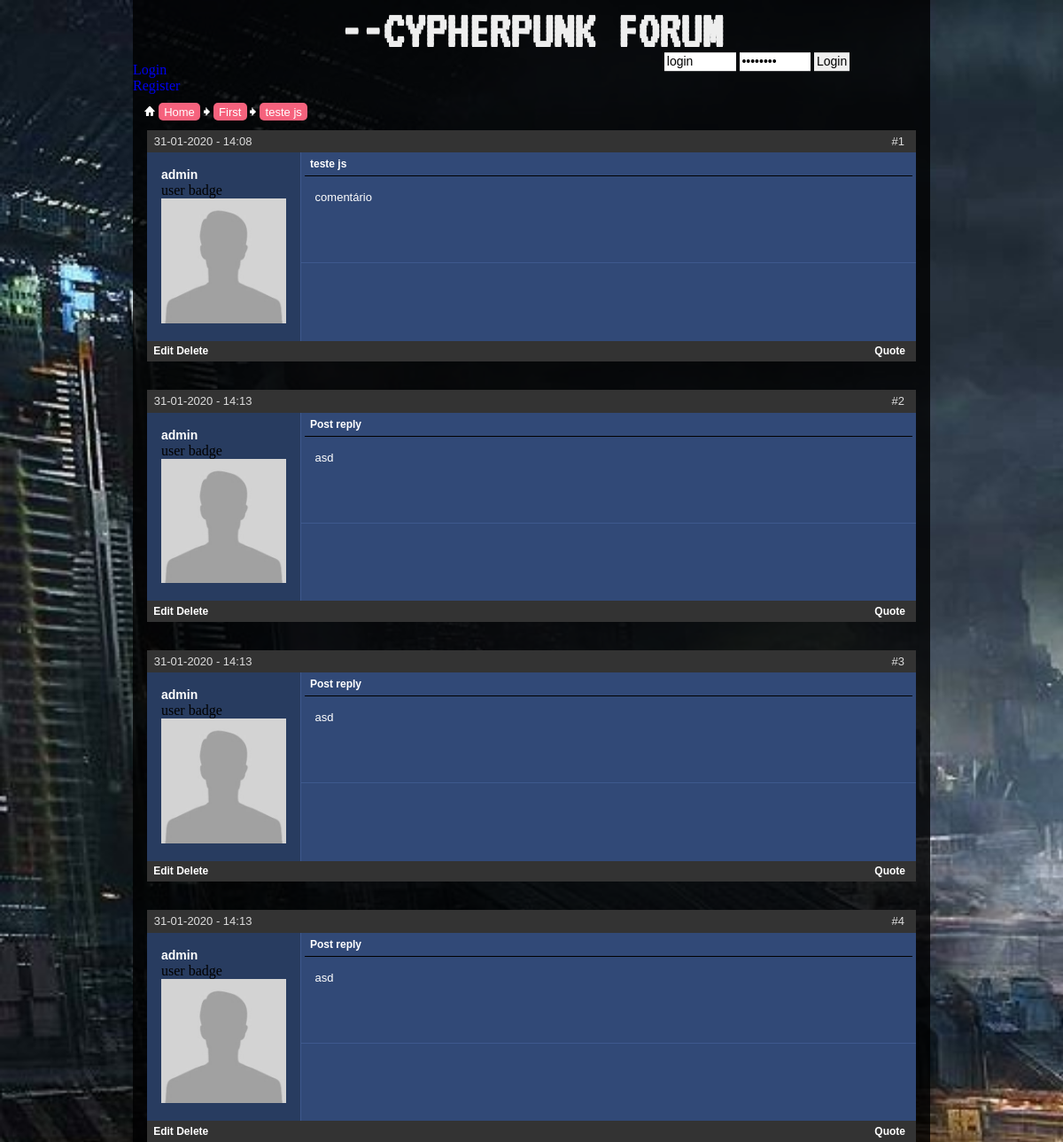
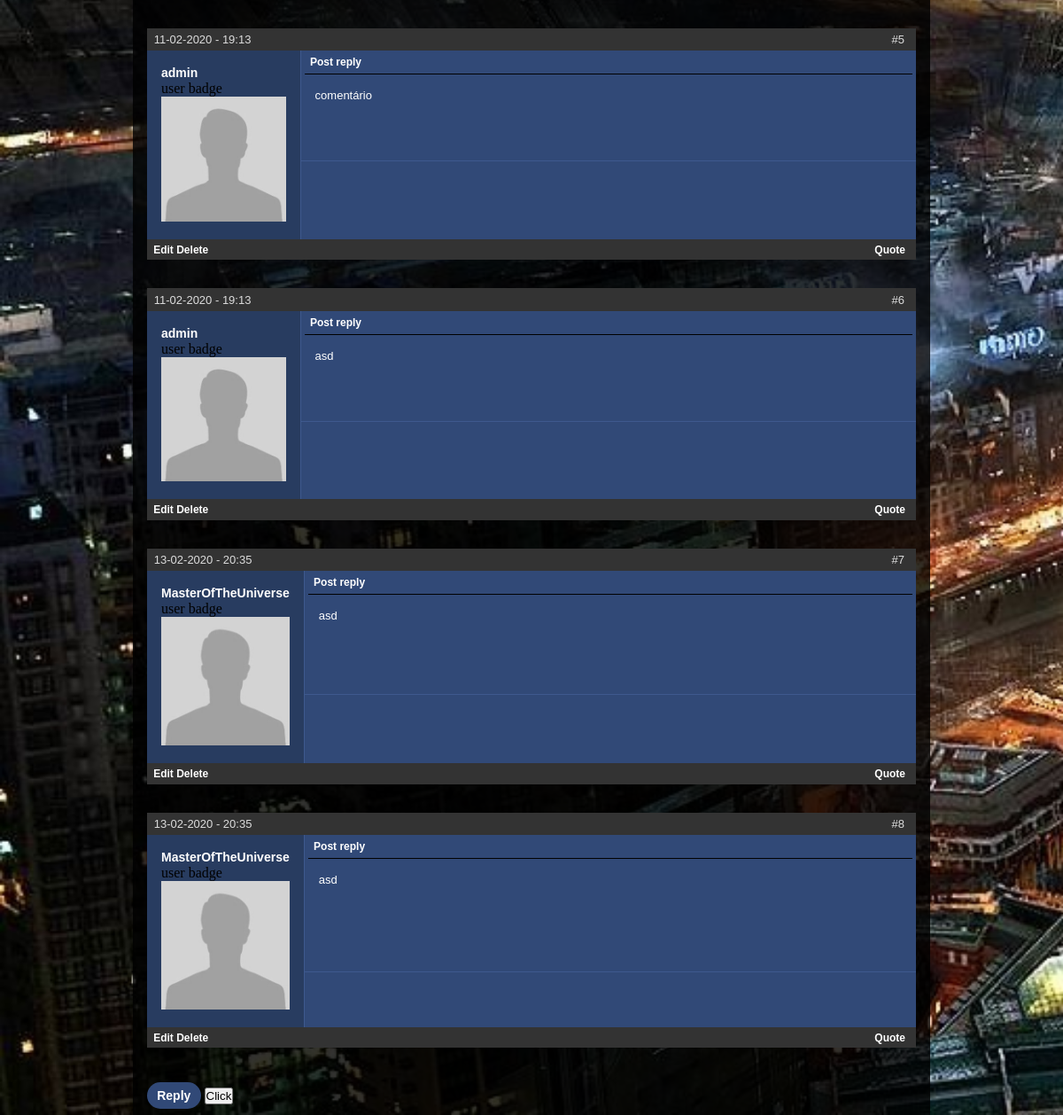
The page /Main/1/threads/1 on the database its author committed (2 pictures, top to bottom).
### forumapp/models/models.py (models this page shows, shortened)
class SubCategory(db.Model):
    id = db.Column(db.Integer, primary_key=True)
    title = db.Column(db.String(40), nullable=False)
    desc = db.Column(db.String(200), nullable=False)
    parent_id = db.Column(db.Integer, db.ForeignKey('category.id'))
    threads = db.relationship('Thread', backref='parent')

class Thread(db.Model):
    id = db.Column(db.Integer, primary_key=True)
    title = db.Column(db.String(40), nullable=False)
    pub_date = db.Column(db.DateTime, nullable=False, default=datetime.utcnow)
    author_id = db.Column(db.Integer, db.ForeignKey('user.id'))
    parent_id = db.Column(db.Integer, db.ForeignKey('sub_category.id'))
    posts = db.relationship('Post', backref='thread')

class Post(db.Model):
    id = db.Column(db.Integer, primary_key=True)
    title = db.Column(db.String(80), nullable=False)
    body = db.Column(db.Text, nullable=False)
    pub_date = db.Column(db.DateTime, nullable=False, default=datetime.utcnow)
    edit_date = db.Column(db.DateTime, default=None)
    author_id = db.Column(db.Integer, db.ForeignKey('user.id'))
    thread_id = db.Column(db.Integer, db.ForeignKey('thread.id'))

class User(db.Model, UserMixin):
    id = db.Column(db.Integer, primary_key=True)
    username = db.Column(db.String(20), unique=True, nullable=False)
    password = db.Column(db.String(60), nullable=False)
    posts = db.relationship('Post', backref='author')
    threads = db.relationship('Thread', backref='author')
    permission_level = db.Column(db.Integer, default=0)
    post_signature = db.Column(db.Text(200))
    profile_pic = db.Column(db.String(60), default='default.jpg')

### forumapp/routes.py (the view)
@app.route('/<string:category_title>/<int:sub_category_id>/threads/<int:thread_id>')
def thread(category_title, sub_category_id, thread_id):
    td = Thread.query.filter_by(id=thread_id).first()
    posts = td.posts
    quote_form = ThreadReplyForm()
    variables = {
        'category_title': category_title,
        'sub_category_id': sub_category_id,
        'thread': td,
        'posts': posts,
        'sanitize_html': sanitize_html,
        'form': quote_form,
    }
    return render_template('thread.html', **variables)

### forumapp/models/forms.py
class ThreadReplyForm(FlaskForm):
    body = TextAreaField('Text', validators=[DataRequired()])
    submit = SubmitField('Post')

### forumapp/templates/thread.html (shortened to what this page needs)
{% extends "base.html" %}
{% block content %}
    <section class="">
        <div class="content-container">
            {% for post in posts %}
                <div class="post">
                    <div class="post-header text-md3">
                        {{ post.pub_date.strftime('%d-%m-%Y - %H:%M') }}
                        <span class="right-corner">#{{ loop.index }}</span>
                    </div>
                    <div class="post-body">
                        <div class="poster-info background-dark2">
                            <a class="text-md2" href="{{ url_for('user_posts', username=post.author.username) }}">{{ post.author.username }}</a>
                            <p>user badge</p>
                            <img src="{{ url_for('static', filename='img/') }}{{ post.author.profile_pic }}" alt="profile pic">
                        </div>
                        <div class="post-main grid-item background-dark">
                            <div class="post-title text-md">
                                <p>{{ post.title }}</p>
                            </div>
                            <div class="post-content text-md3">
                                <p>{{ sanitize_html(post.body)|safe }}</p>
                            </div>
                            <div class="after-content">
                            </div>
                        </div>
                    </div>
                    <div class="post-footer text-md">
                        <a class="right-corner quote-btn" id="post-{{ post.id }}" href="{{ url_for('quote', category_title=category_title, sub_category_id=sub_category_id, thread_id=thread.id, post_id=post.id) }}">Quote</a>
                        <a href="{{ url_for('edit_post', category_title=category_title, sub_category_id=sub_category_id, thread_id=thread.id, post_id=post.id) }}">Edit</a>
                        <a href="{{ url_for('delete_post', category_title=category_title, sub_category_id=sub_category_id, thread_id=thread.id, post_id=post.id) }}">Delete</a>
                    </div>
                </div>
            {% endfor %}
            <div class="add-button text-md2">
                <a  href="{{ url_for('new_post', category_title=category_title, sub_category_id=sub_category_id, thread_id=thread.id) }}">Reply</a>
            </div>
            <button id="ajax-button">Click</button>
        </div>
    </section>
{% endblock content %}

### forumapp/templates/_navbar.html (shortened to what this page needs)
<div class="links">
    <div class="login-bar">
        {% if not current_user.is_authenticated %}
        <div class="fields-wrapper">
            <div class="fields">
                <input size=7 type="text" value="login">
                <input size=7 type="password" value="password">
                <input size=7 type="submit" value="Login">
            </div>
        </div>
        {% endif %}
    </div>
    <ul>
        {% if current_user.is_authenticated %}
            <li><a href="{{ url_for('logout') }}">Log out</a></li>
        {% else %}
            <li><a href="{{ url_for('login') }}">Login</a></li>
            <li><a href="{{ url_for('register') }}">Register</a></li>
        {% endif %}
    </ul>
</div>
<div class="link-tree navigation text-md3">
    <img src="{{ url_for('static', filename='img/navbit-home.jpg') }}" alt="">
    <a href="{{ url_for('home') }}">Home</a>
    {% if thread %}
        <img src="{{ url_for('static', filename='img/navbit-arrow-right.jpg') }}" alt="">
        <a href="{{ url_for('threads', category_title=category_title, sub_category_id=sub_category_id) }}">{{thread.parent.title}}</a>
        <img src="{{ url_for('static', filename='img/navbit-arrow-right.jpg') }}" alt="">
        <a href="#">{{thread.title}}</a>
    {% endif %}
</div>

### forumapp/static/style.css (style rules this page uses)
* { margin: 0; padding: 0; }
a { text-decoration:none; outline: none; }
body { background: url(img/background1.jpg); background-repeat: no-repeat; background-size: cover; background-attachment: fixed; }
.text-md { font:bold 12px Arial,Tahoma,Calibri,Verdana,Geneva,sans-serif; }
.text-md2 { font:bold 14px Arial,Tahoma,Calibri,Verdana,Geneva,sans-serif; }
.text-md3 { font: 13px Verdana,Arial,Tahoma,Calibri,Geneva,sans-serif; }
.background-dark { background-color: #314977; }
.background-dark2 { background-color: #283c60; }
.navigation { padding: 1em; }
.navigation a { text-decoration: none; color:#203459; color: #fff; background-color: #f6627d; border-radius: 5px; padding: 0.2em .5em; }
.content-container { margin: 0 1em; }
.navbar li { list-style: none; }
.right-corner { position: absolute; top: .4em; right: 1em; }
.add-button { text-align:left; padding: .5em .8em;; background-color: #314977; display: inline-block; border-radius: 20px; margin: .5em 0; color: #fff; }
.add-button a { text-decoration: none; color: #fff; }
.post { margin-bottom: 2em; }
.post-body { display:grid; grid-template-columns: 1fr 4fr; }
.post-content p { white-space: pre-wrap; }
.post-title { width: 97%; margin: auto; border-bottom: 1px solid #000; padding: 0.5em; color: #fff; }
.post-header, .post-footer { background-color: #333; color: #ddd; display: block; padding: .4em .6em; position: relative; }
.post-footer a { color: #fff; }
.post-content { padding: 1rem; color: #fff; }
.after-content { border-bottom: solid 1px #3e598e; min-height: 50px; position: relative; }
.poster-info { border-right: 1px solid #3e598e; padding: 1rem; }
.poster-info a { color: #fff; }
.poster-info img { max-width: 100%; }
.login-bar { display: flex; position: relative; justify-content: space-between; }
.fields-wrapper { flex-grow: 1; }
.login-bar .fields { position: absolute; top: 50%; transform: translate(0, -50%); }
.login-bar input { border: 0; padding: .2em; font-size: 14px; }

### rows shown on the page
SubCategory: parent "First"
Thread: title "teste js"
Post: pub_date "31-01-2020 - 14:08", author.username "admin", author.profile_pic (placeholder picture), title "teste js", body "comentário"
Post: pub_date "31-01-2020 - 14:13", author.username "admin", author.profile_pic (placeholder picture), title "Post reply", body "asd"
Post: pub_date "31-01-2020 - 14:13", author.username "admin", author.profile_pic (placeholder picture), title "Post reply", body "asd"
Post: pub_date "31-01-2020 - 14:13", author.username "admin", author.profile_pic (placeholder picture), title "Post reply", body "asd"
Post: pub_date "11-02-2020 - 19:13", author.username "admin", author.profile_pic (placeholder picture), title "Post reply", body "comentário"
Post: pub_date "11-02-2020 - 19:13", author.username "admin", author.profile_pic (placeholder picture), title "Post reply", body "asd"
Post: pub_date "13-02-2020 - 20:35", author.username "MasterOfTheUniverse", author.profile_pic (placeholder picture), title "Post reply", body "asd"
Post: pub_date "13-02-2020 - 20:35", author.username "MasterOfTheUniverse", author.profile_pic (placeholder picture), title "Post reply", body "asd"
